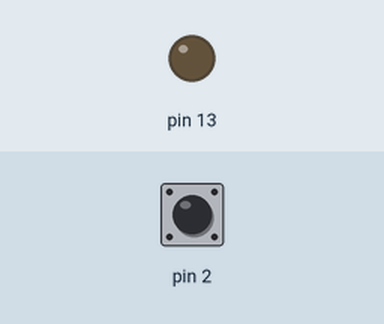
This sketch was run on a simulated Arduino Uno, built with avr-gcc and run on an emulated ATmega328P. Shown: output pins drawn as LEDs (lit = HIGH). The inputs (shaded band) are chosen by the test bench; at power-on: pin 2 HIGH.

Above: at 5.0 s.
5.1 s: pin 2 pulled LOW for 0.15 s
At 5.17 s:
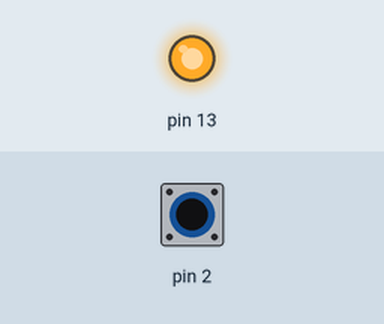
6.7 s: pin 2 pulled LOW for 3.2 s
At 10.5 s:
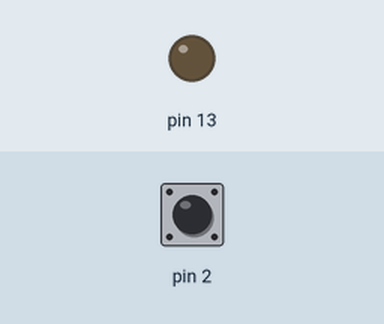
Timing chart, 0 to 12.0 s (numbered marks = the images above; inputs shaded):
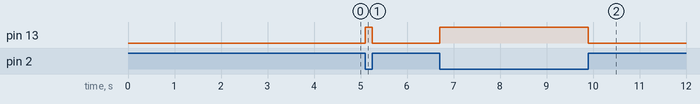

The sketch:

avr_io4.ino
```cpp
#include <avr/io.h>
#include <avr/interrupt.h>

ISR(INT0_vect)
{
    // Read PD2 using the Port D Pin Input Register (PIND)
    if (PIND & _BV(PIND2))
    {
        // PD2 is high, so button is released

        // Set PB5 low using the Port B Data Register (PORTB)
        PORTB &= ~_BV(PORTB5);
    }
    else
    {
        // PD2 is low, so button is pressed

        // Set PB5 high using the Port B Data Register (PORTB)
        PORTB |= _BV(PORTB5);
    }
}

int main(void)
{

    // Configure PD2 as an input using the Data Direction Register D (DDRD)
    DDRD &= ~_BV(DDD2);

    // Enable the pull-up resistor on PD2 using the Port D
    // Data Register (PORTD)
    PORTD |= _BV(PORTD2);

    // Configure external interrupt 0 to generate an interrupt request on any
    // logical change using External Interrupt Control Register A (EICRA)
    EICRA |= _BV(ISC00);

    // Enable external interrupt 0 using the External Interrupt Mask Register
    // (EIMSK)
    EIMSK |= _BV(INT0);

    // Configure PB5 as an output using the Port B Data Direction Register
    // (DDRB)
    DDRB |= _BV(DDB5);

    // Enable interrupts
    sei();

    // Loop forever
    while (1)
    {
        // Nothing to do here
        // All work is done in the ISR
    }
}
```

Measured:
- after the input at 5.1 s, pin 13: LOW → HIGH at once, → LOW 0.15 s later
- after the input at 6.7 s, pin 13: LOW → HIGH at once, → LOW 3.2 s later
